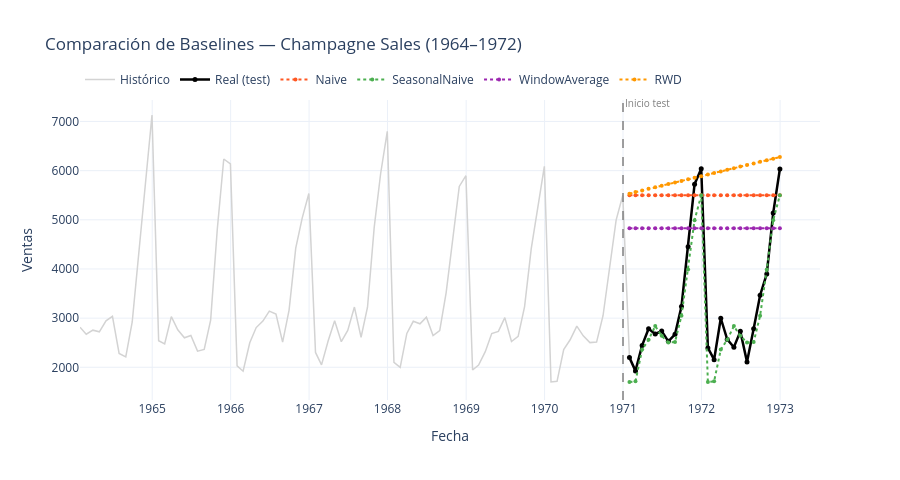

Source (notebook cell):
### Code cell
# ── Visualización: pronósticos vs valores reales ─────────────────────────
test_preds = test.merge(preds, on=['unique_id', 'ds'])
modelos    = ['Naive', 'SeasonalNaive', 'WindowAverage', 'RWD']
colores    = ['#FF5722', '#4CAF50', '#9C27B0', '#FF9800']

fig = go.Figure()

# Datos históricos completos (fondo)
fig.add_trace(go.Scatter(x=df.ds, y=df.y, mode='lines', name='Histórico',
                          line=dict(color='lightgray', width=1.5)))

# Período de prueba real
fig.add_trace(go.Scatter(x=test.ds, y=test.y, mode='lines+markers',
                          name='Real (test)', line=dict(color='black', width=2.5),
                          marker=dict(size=5)))

# Pronósticos de cada modelo
for modelo, color in zip(modelos, colores):
    fig.add_trace(go.Scatter(x=test_preds.ds, y=test_preds[modelo],
                              mode='lines+markers', name=modelo,
                              line=dict(color=color, width=2, dash='dot'),
                              marker=dict(size=4)))

fig.add_shape(type='line', xref='x', yref='paper',
              x0=fecha_corte, x1=fecha_corte, y0=0, y1=1,
              line=dict(dash='dash', color='gray', width=1.5))
fig.add_annotation(x=fecha_corte, y=1.02, yref='paper',
                   text='Inicio test', showarrow=False,
                   font=dict(size=10, color='gray'), xanchor='left')
fig.update_layout(
    title='Comparación de Baselines — Champagne Sales (1964–1972)',
    xaxis_title='Fecha', yaxis_title='Ventas',
    height=480, template='plotly_white',
    legend=dict(orientation='h', yanchor='bottom', y=1.02)
)
fig.show()
